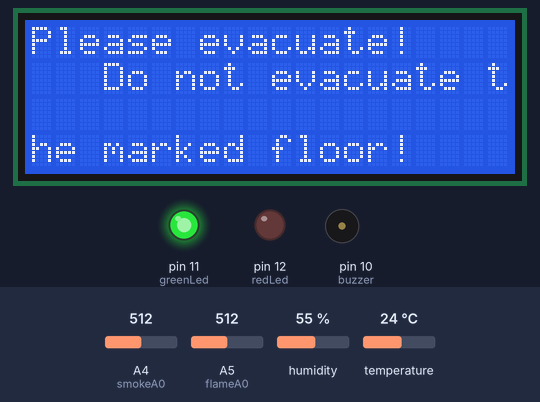
Simulated run of this sketch. Board: Arduino Uno, built with avr-gcc and run on an emulated ATmega328P. On the bench: 20×4 character LCD, output pins drawn as LEDs (lit = HIGH), buzzer (waves = sounding). Dashed ring = blinking. The test bench sets the inputs (shaded band); at power-on: A4 (smokeA0) = 512, A5 (flameA0) = 512, humidity 55 %, temperature 24 °C. What the sketch prints to the serial monitor is not drawn.

Above: at 1.3 s.
1.4 s: A4 (smokeA0) set to 791
4.4 s: A4 (smokeA0) set to 807
At 6.3 s:
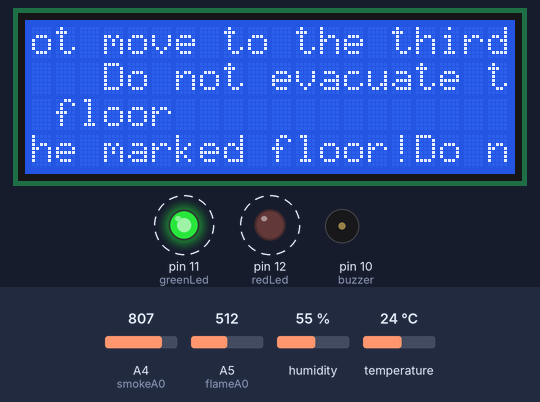
10.6 s: A5 (flameA0) set to 789
16.8 s: A5 (flameA0) set to 815
At 19.0 s:
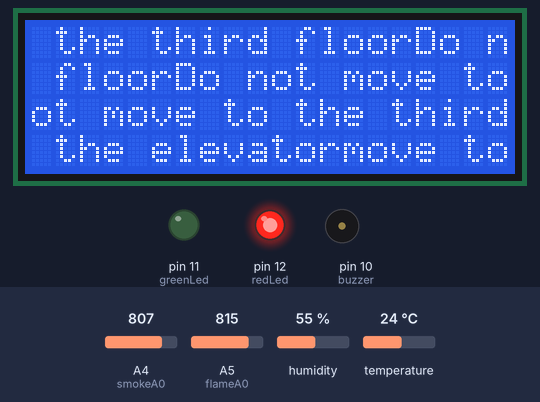
23.0 s: A5 (flameA0) set to 790
At 24.7 s:
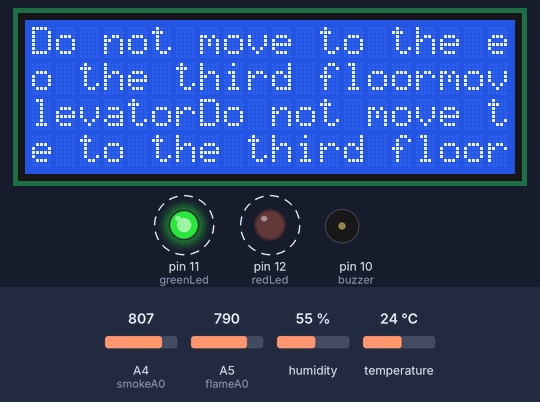
29.2 s: A5 (flameA0) set to 810
At 31.0 s:
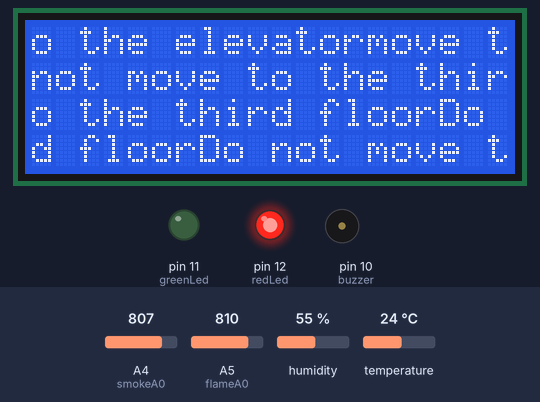
Timing chart, 0 to 38.4 s (numbered marks = the images above; inputs shaded):
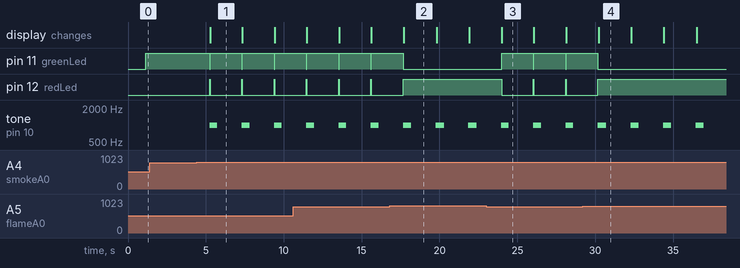

Measured:
- the behaviour switches between 800 and 801 on A4 (smokeA0) (found by bisection; images 0 and 1)
- the behaviour switches between 800 and 801 on A5 (flameA0) (found by bisection; images 1 and 2)
- after the input at 1.4 s, every drawn part: stays the same
- after the input at 4.4 s, pin 11 (greenLed): alternates HIGH for 2.0 s and LOW for 0.03 s, starting after 0.84 s; pin 12 (redLed): alternates HIGH for 0.03 s and LOW for 2.0 s, starting after 0.84 s; tone on pin 10 (buzzer): alternates 1000 Hz for 0.50 s and silent for 1.6 s, starting after 0.84 s; the display: changes after 0.87 s (image 1)
- after the input at 16.8 s, pin 11 (greenLed): goes on until 17.7 s, then stays LOW; pin 12 (redLed): goes on until 17.7 s, then stays HIGH; the display: changes after 0.92 s (image 2)
- after the input at 23.0 s, pin 11 (greenLed): alternates HIGH for 2.0 s and LOW for 0.03 s, starting after 0.99 s; pin 12 (redLed): alternates HIGH for 0.03 s and LOW for 2.0 s, starting after 0.99 s; the display: changes after 0.99 s (image 3)
- after the input at 29.2 s, pin 11 (greenLed): goes on until 30.2 s, then stays LOW; pin 12 (redLed): goes on until 30.2 s, then stays HIGH; the display: changes after 1.0 s (image 4)
- what the display in image 1 shows lasts 2.0 s, from 5.3 s to 7.3 s

The sketch:

final.ino
```cpp
//참고 문헌
//https://infoinno.info/41
//https://blog.naver.com/PostView.naver?blogId=boilmint7&logNo=220929664274
//https://blog.naver.com/PostView.naver?blogId=eduino&logNo=221066151223&categoryNo=21&parentCategoryNo=0


//All library
#include <DHT.h>
#include <DHT_U.h>
#include <Wire.h>
#include <LiquidCrystal_I2C.h>
#include <MQUnifiedsensor.h>
#include "DHT.h"


//define pin
#define DHTPIN 7    // modify to the pin we connected
#define DHTTYPE DHT22   // DHT 22  (AM2302)//temperature humidity
DHT dht(8, DHT22);

//led,buzzer,flame
int redLed = 12;
int greenLed = 11;
int buzzer = 10;
int smokeA0 = A4;
int flameA0 = A5;

// Your threshold value (Can change, test필요, 150~200 / 700~800 사이로 조정해서 오차 최적화)
int sensorThres = 800; //gas sensor
int sensorThres2 = 800; //flame sensor


//segment setting
int leds[]={2,3,4,5,6,7,8,9}; //지정된 7segment 번호
int led_num=8 ;//7segment led선언
int num=0 ;//현재에 표시되고 있는 숫자

//7segment 선언

int set_number[10][8]={
  {0,0,0,0,0,0,1,1}, //0
  {1,0,0,1,1,1,1,1}, //1
  {0,0,1,0,0,1,0,1}, //2
  {0,0,0,0,1,1,0,1}, //3
  {1,0,0,1,1,0,0,1}, //4
  {0,1,0,0,1,0,0,1}, //5
  {0,1,0,0,0,0,0,1}, //6
  {0,0,0,1,1,1,1,1}, //7
  {0,0,0,0,0,0,0,1}, //8
  {0,0,0,0,1,0,0,1}, //9

};

//lcd패널 setting
LiquidCrystal_I2C lcd(0x27,20,4); //type

void setup() {
  Serial.begin(9600);
  Serial.begin(9600);


  dht.begin();

  //-----------------------
  pinMode(redLed, OUTPUT);
  pinMode(greenLed, OUTPUT);
  pinMode(buzzer, OUTPUT);
  pinMode(smokeA0, INPUT);
  pinMode(flameA0, INPUT);
  Serial.begin(9600);

  //lcd패널
  lcd.init();
  lcd.backlight();
  lcd.setCursor(0,0);

  lcd.print("Please evacuate!");

  lcd.setCursor(3,1);
  lcd.print("Do not evacuate the marked floor!");

}

void loop() {

  delay(1000);

  float h = dht.readHumidity();
  float t = dht.readTemperature();
  float hic = dht.computeHeatIndex(t,h,false);


  Serial.print("Humidity: ");
  Serial.print(h);
  Serial.print(" %\t");
  Serial.print("Temperature: ");
  Serial.print(t);
  Serial.println(" *C");
  Serial.print(hic);
  Serial.println(" *C ");


  int analogSensor = analogRead(smokeA0);
  int analogSensor2 = analogRead(flameA0);


  Serial.print("Gas Sensor Value : ");
  Serial.println(analogSensor);
  Serial.print("Flame Sensor Value : ");
  Serial.println(analogSensor2);


  if(analogSensor > sensorThres){
    digitalWrite(redLed, HIGH);
    digitalWrite(greenLed, LOW);
    tone(buzzer, 1000, 500);
    digitalWrite(leds[9],set_number[num][7]); //7 출력
    if(analogSensor > 800){
      digitalWrite(leds[9],set_number[num][9]); //9 출력
      lcd.print("Do not move to the third floor"); //3층으로 이동 금지
    }
  }

  else{
    digitalWrite(redLed,LOW);
    digitalWrite(greenLed,HIGH);
    noTone(buzzer);
    digitalWrite(leds[0],set_number[num][0]); //0출력
  }

  if(analogSensor2 > sensorThres2){
    digitalWrite(redLed,HIGH);
    digitalWrite(greenLed,LOW);
    tone(buzzer,1000,500);
    digitalWrite(leds[9],set_number[num][7]); //7출력
    if(analogSensor > 800){
      digitalWrite(leds[9],set_number[num][9]);
      lcd.print("Do not move to the elevator");
    }
  }

  else
  {
    digitalWrite(redLed,LOW);
    digitalWrite(greenLed,HIGH);
    digitalWrite(leds[0],set_number[num][0]); //0출력
  }


  delay(1000);

}
```
